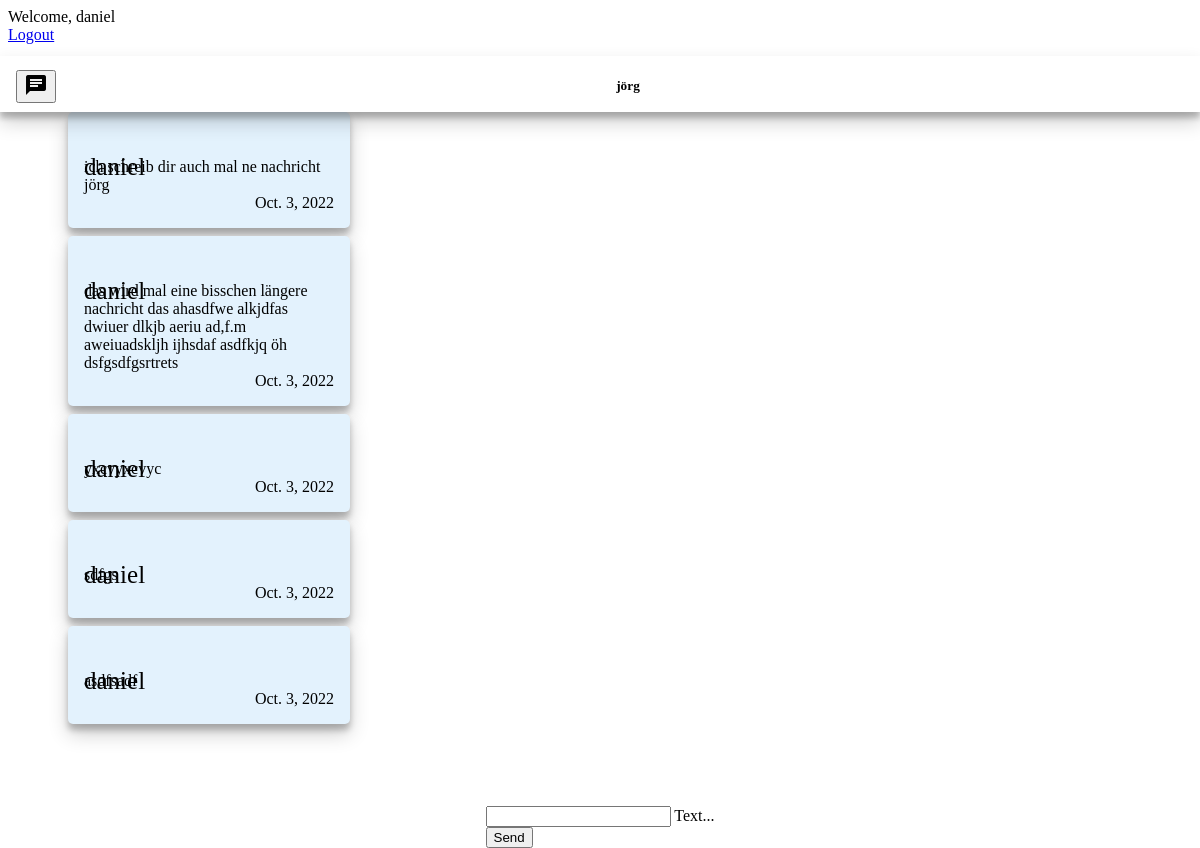
Page /chat/17/ (signed in) on the earlier database version.
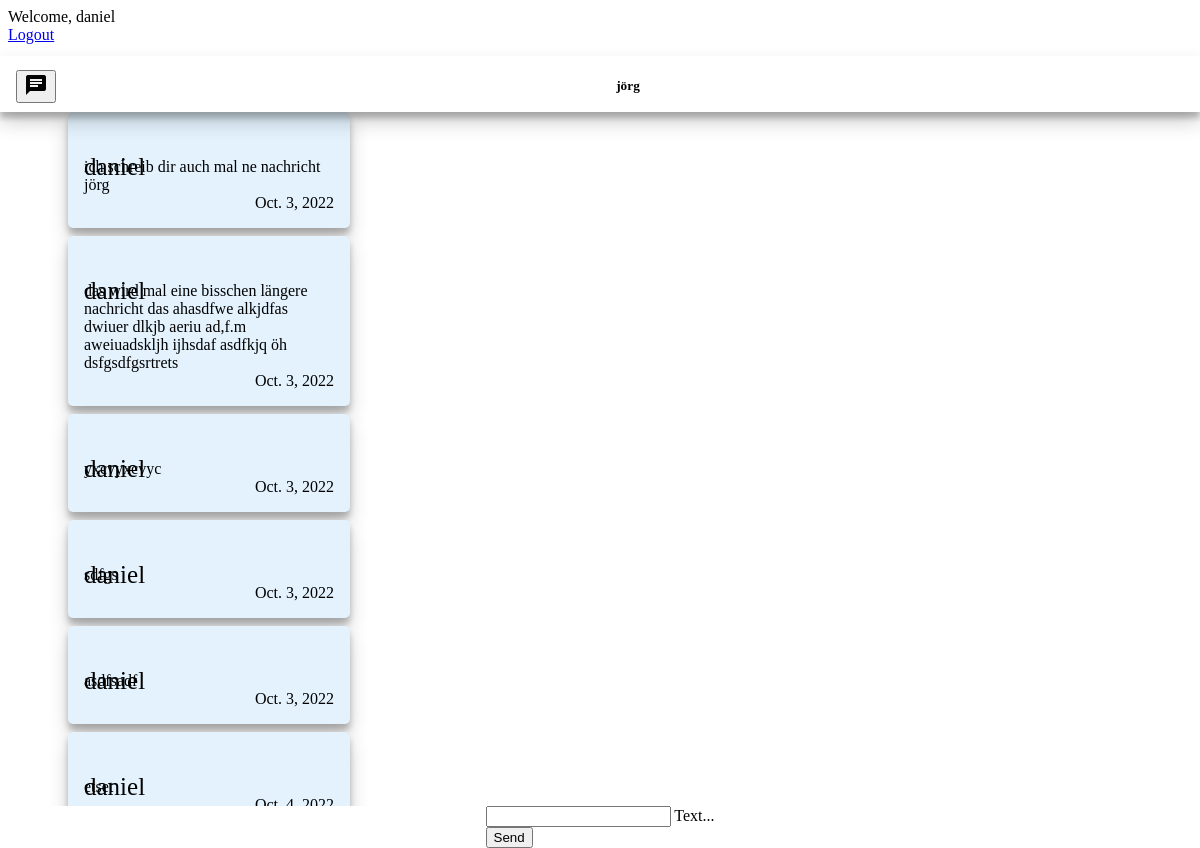
Same page on the later database version.
### chat/models.py (models this page shows)
class Message(models.Model):
    text = models.CharField(max_length=500)
    created_at = DateField(default=date.today)
    chat = models.ForeignKey(Chat, on_delete=models.CASCADE, related_name='chat_message_set', default=None, blank=True, null=True)
    author = models.ForeignKey(settings.AUTH_USER_MODEL, on_delete=models.CASCADE, related_name='author_message_set')
    reciever = models.ForeignKey(settings.AUTH_USER_MODEL, on_delete=models.CASCADE, related_name='receiver_message_set')

### chat/views.py (the view, shortened to what this page needs)
# urls.py: path("chat/<int:id>/", message_view , name="chat"),
@login_required(login_url='/login/')
@csrf_exempt
def message_view(request, id):
    all_users = User.objects.all
    all_chats = Chat.objects.filter(participant1 = request.user.id) | Chat.objects.filter(participant2 = request.user.id)
    text_messages = Message.objects.filter(chat_id=id)
    my_chat = Chat.objects.get(id=id)
    if(request.user.id == my_chat.participant1.id):
            reciever_user = my_chat.participant2
    else:
        reciever_user = my_chat.participant1
    return render(request, 'chat/chat.html', {'messages': text_messages,'users': all_users, "chats": all_chats, "recieverUser": reciever_user, "chatId": id})

### chat/templates/chat/chat.html (shortened to what this page needs)
{% extends "base.html" %} {% block content %} {% if request.user.is_authenticated %}
<div id="information-bar" style="display: flex; flex-direction: column">
    <div style="width: 100%; display: flex; justify-content: space-between; align-items: center">
        <button style="margin-left: 16px" onclick="renderAllChats()" class="mdl-button mdl-js-button mdl-button--raised mdl-button--colored">
            <i class="material-icons">chat</i>
    </button>
    <h5>{{ recieverUser }}<h5/>
    </div>
</div>
<div id="messageContainer">
        {% for message in messages %}
        {% if request.user == message.author %}
        <div id="loggedInUserMessage">
            <div id="card" style="background-color: #E3F2FD">
                <div style="height: 30px; display: flex; justify-content: flex-start;">
                    <p style="font-size: 25px; height: 30px;">{{ message.author }}</p>
                </div>
                <div>
                    {{ message.text }}
                </div>
                <div id="createdAt">
                    <span>{{message.created_at}}</span>
                </div>
          </div>
        </div>
          {% endif %}
        {% endfor %}
        <div id="sendArea">
            <form onsubmit="sendMessage(); return false;" method="post">
                <div class="mdl-textfield mdl-js-textfield mdl-textfield--floating-label">
                    <input class="mdl-textfield__input" name="textmessage" type="text" id="messageField">
                    <label class="mdl-textfield__label" for="messageField">Text...</label>
                </div>
                <button class="mdl-button mdl-js-button mdl-button--raised mdl-js-ripple-effect mdl-button--accent">
                                Send
                </button>
            </form>
        </div>
</div>
{% endif %} {% endblock %}

### templates/base.html (shortened to what this page needs)
<!DOCTYPE html>
<html lang="en">
<head>
<link rel="stylesheet" href="https://code.getmdl.io/1.3.0/material.indigo-pink.min.css">
 {% load static %}
<link rel="stylesheet" href="{% static 'css/style.css' %}">
</head>
<body>
<div class="mdl-layout mdl-js-layout mdl-layout--fixed-header">
    <header class="mdl-layout__header">
      <div class="mdl-layout__header-row">
        {% if request.user.is_authenticated %}
        <span class="mdl-layout-title">Welcome, {{ request.user }} </span>
        {% else %}
        <span class="mdl-layout-title">Welcome, please log in</span>
        {% endif %}
        <nav class="mdl-navigation">
          {% if request.user.is_authenticated %}
          <a class="mdl-navigation__link" href="{% url 'logout' %}">Logout</a>
          {% endif %}
        </nav>
      </div>
    </header>
    <main class="mdl-layout__content">
      <div class="page-content">
        {% block content %}
        {% endblock %}
      </div>
    </main>
  </div>
</body>
</html>

### static/css/style.css (style rules this page uses)
.page-content { display: flex; align-items: center; justify-content: center; width: 100vw; height: 93vh; position: relative; }
#card { width: 250px; padding: 16px; margin-top: 8px; display: flex; flex-direction: column; border-radius: 5px; box-shadow: 0 10px 20px rgba(0,0,0,0.19), 0 6px 6px rgba(0,0,0,0.23); }
#information-bar { position: fixed; left: 0px; right: 0px; top: 56px; box-shadow: 0 10px 20px rgba(0,0,0,0.19), 0 6px 6px rgba(0,0,0,0.23); height: 56px; background-color: white; display: flex; align-items: center; justify-content: space-between; width: 100%; z-index: 4; }
#createdAt { width: 100%; display: flex; justify-content: flex-end; }
#messageContainer { height: 100%; width: 100%; position: relative; display: flex; flex-direction: column; align-items: center; padding-top: 120px; }
#loggedInUserMessage { width: 90vw; display: flex; justify-content: flex-start; }
#sendArea { position: fixed; bottom: 0px; right: 0px; left: 0px; display: flex; justify-content: center; align-items: flex-end; background-color: white; }

Differences in the rows shown:
added Message: author "daniel", text "etset", created_at "Oct. 4, 2022"
